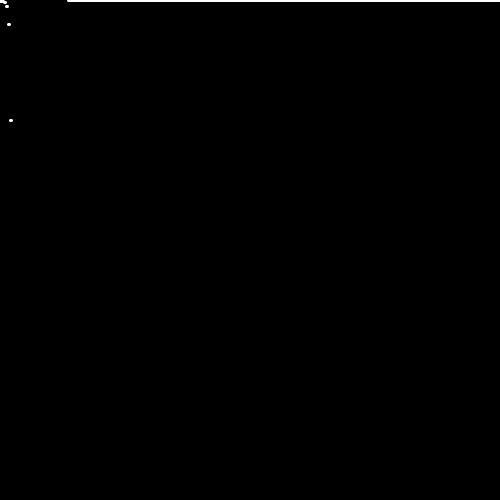
Frame 1 (no input)
Frame 60 (the mouse pressed at the canvas centre just before this capture): identical to frame 1, image omitted
Frame 120 (the mouse held since frame 60 and released just before this capture): identical to frame 1, image omitted

The Processing sketch that drew this single still picture (run headless with seeded random() and noise(); from frame 60 on, the mouse is pressed at the canvas centre):

// Processing sketch: Factorial
// ── Factorial.pde
float scalar = 2;

void setup() {
  size(500, 500);
  
  // scalar = 1.0*height/factorial(width);
  
  stroke(255);
  strokeWeight(3);
}

void draw() {
  background(0);

  for (int i = 0; i < width; i++) {
    point(i, factorial((int) (i/scalar)));
  }
}

int factorial(int n) {
  if (n == 0)
    return 1;
  else
    return(n * factorial(n-1));
}
